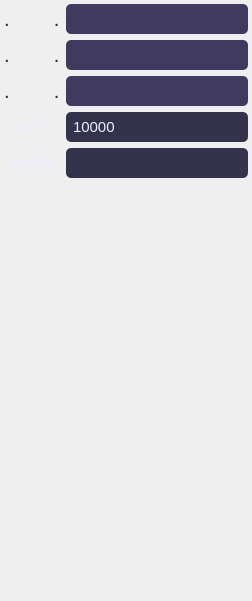
               <widget class="QWidget" name="UtilitiesPage">
                <property name="geometry">
                 <rect>
                  <x>0</x>
                  <y>0</y>
                  <width>252</width>
                  <height>601</height>
                 </rect>
                </property>
                <attribute name="label">
                 <string>Table / Utilities</string>
                </attribute>
                <layout class="QVBoxLayout" name="verticalLayout_10">
                 <property name="leftMargin">
                  <number>2</number>
                 </property>
                 <property name="topMargin">
                  <number>2</number>
                 </property>
                 <property name="rightMargin">
                  <number>2</number>
                 </property>
                 <property name="bottomMargin">
                  <number>2</number>
                 </property>
                 <item>
                  <widget class="QWidget" name="widget_14" native="true">
                   <property name="styleSheet">
                    <string notr="true"/>
                   </property>
                   <layout class="QFormLayout" name="formLayout">
                    <property name="leftMargin">
                     <number>2</number>
                    </property>
                    <property name="topMargin">
                     <number>2</number>
                    </property>
                    <property name="rightMargin">
                     <number>2</number>
                    </property>
                    <property name="bottomMargin">
                     <number>2</number>
                    </property>
                    <item row="0" column="0">
                     <widget class="QLabel" name="DBLabel">
                      <property name="sizePolicy">
                       <sizepolicy hsizetype="Preferred" vsizetype="Preferred">
                        <horstretch>0</horstretch>
                        <verstretch>0</verstretch>
                       </sizepolicy>
                      </property>
                      <property name="font">
                       <font>
                        <pointsize>-1</pointsize>
                       </font>
                      </property>
                      <property name="styleSheet">
                       <string notr="true">QLabel{
	background-image: url(:/LavendarIcons/Lavendarfeather/database.svg);
	background-repeat: no-repeat;
	background-position: center;
	color: rgb(42, 38, 62);
	font-size:20px;
}</string>
                      </property>
                      <property name="text">
                       <string>.        .</string>
                      </property>
                     </widget>
                    </item>
                    <item row="0" column="1">
                     <widget class="QComboBox" name="DBComboBox">
                      <property name="font">
                       <font>
                        <family>Arial</family>
                        <pointsize>-1</pointsize>
                       </font>
                      </property>
                      <property name="styleSheet">
                       <string notr="true">QComboBox {
	background-color: rgb(64, 58, 95); /* Set your desired background color */
    color: rgb(238, 236, 255);/* Set your desired text color */
	font-family: Arial;
	font-size: 15px; /* Set your desired font size */
	border-style: none;
    /*border: 1px solid #CCCCCC; Set your desired border style */
    border-radius: 5px; /* Set your desired border radius */
    padding: 5px; /* Set your desired padding */
}

QComboBox QAbstractItemView {
	background-color: rgb(64, 58, 95); /* Set your desired background color */
    color: rgb(238, 236, 255);
	selection-background-color: rgb(147, 121, 182);
}

QComboBox::drop-down {
	
    border: none;
    subcontrol-origin: padding;
    subcontrol-position: right;
    width: 20px; /* Set the width of the dropdown arrow */
}

QComboBox::down-arrow {
	image: url(:/LavendarIcons/Lavendarfeather/chevron-down.svg); /* Set the image for the dropdown arrow */
    width: 20px; /* Set the width of the dropdown arrow image */
    height: 15px; /* Set the height of the dropdown arrow image */
}</string>
                      </property>
                     </widget>
                    </item>
                    <item row="2" column="0">
                     <widget class="QLabel" name="SchemaLabel">
                      <property name="font">
                       <font>
                        <pointsize>-1</pointsize>
                       </font>
                      </property>
                      <property name="styleSheet">
                       <string notr="true">QLabel{
	background-image: url(:/LavendarIcons/Lavendarfeather/trello.svg);
	background-repeat: no-repeat;
	background-position: center;
	color: rgb(42, 38, 62);
	font-size:20px;
}</string>
                      </property>
                      <property name="text">
                       <string>.        .</string>
                      </property>
                     </widget>
                    </item>
                    <item row="2" column="1">
                     <widget class="QComboBox" name="SchemaComboBox">
                      <property name="font">
                       <font>
                        <family>Arial</family>
                        <pointsize>-1</pointsize>
                       </font>
                      </property>
                      <property name="styleSheet">
                       <string notr="true">QComboBox {
	background-color: rgb(64, 58, 95); /* Set your desired background color */
    color: rgb(238, 236, 255);/* Set your desired text color */
	font-family: Arial;
	font-size: 15px; /* Set your desired font size */
	border-style: none;
    /*border: 1px solid #CCCCCC; Set your desired border style */
    border-radius: 5px; /* Set your desired border radius */
    padding: 5px; /* Set your desired padding */
}

QComboBox QAbstractItemView {
	background-color: rgb(64, 58, 95); /* Set your desired background color */
    color: rgb(238, 236, 255);
	selection-background-color: rgb(147, 121, 182);
}

QComboBox::drop-down {
	
    border: none;
    subcontrol-origin: padding;
    subcontrol-position: right;
    width: 20px; /* Set the width of the dropdown arrow */
}

QComboBox::down-arrow {
	image: url(:/LavendarIcons/Lavendarfeather/chevron-down.svg); /* Set the image for the dropdown arrow */
    width: 20px; /* Set the width of the dropdown arrow image */
    height: 15px; /* Set the height of the dropdown arrow image */
}</string>
                      </property>
                     </widget>
                    </item>
                    <item row="4" column="0">
                     <widget class="QLabel" name="TableLabel">
                      <property name="sizePolicy">
                       <sizepolicy hsizetype="Preferred" vsizetype="Preferred">
                        <horstretch>0</horstretch>
                        <verstretch>0</verstretch>
                       </sizepolicy>
                      </property>
                      <property name="font">
                       <font>
                        <pointsize>-1</pointsize>
                       </font>
                      </property>
                      <property name="styleSheet">
                       <string notr="true">QLabel{
	background-image: url(:/LavendarIcons/Lavendarfeather/table.svg);
	background-repeat: no-repeat;
	background-position: center;
	color: rgb(42, 38, 62);
	font-size:20px;
}</string>
                      </property>
                      <property name="text">
                       <string>.        .</string>
                      </property>
                     </widget>
                    </item>
                    <item row="4" column="1">
                     <widget class="QComboBox" name="TableComboBox">
                      <property name="font">
                       <font>
                        <family>Arial</family>
                        <pointsize>-1</pointsize>
                       </font>
                      </property>
                      <property name="styleSheet">
                       <string notr="true">QComboBox {
	background-color: rgb(64, 58, 95); /* Set your desired background color */
    color: rgb(238, 236, 255);/* Set your desired text color */
	font-family: Arial;
	font-size: 15px; /* Set your desired font size */
	border-style: none;
    /*border: 1px solid #CCCCCC; Set your desired border style */
    border-radius: 5px; /* Set your desired border radius */
    padding: 5px; /* Set your desired padding */
}

QComboBox QAbstractItemView {
	background-color: rgb(64, 58, 95); /* Set your desired background color */
    color: rgb(238, 236, 255);
	selection-background-color: rgb(147, 121, 182);
}

QComboBox::drop-down {
	
    border: none;
    subcontrol-origin: padding;
    subcontrol-position: right;
    width: 20px; /* Set the width of the dropdown arrow */
}

QComboBox::down-arrow {
	image: url(:/LavendarIcons/Lavendarfeather/chevron-down.svg); /* Set the image for the dropdown arrow */
    width: 20px; /* Set the width of the dropdown arrow image */
    height: 15px; /* Set the height of the dropdown arrow image */
}</string>
                      </property>
                     </widget>
                    </item>
                    <item row="7" column="0">
                     <widget class="QLabel" name="TopRowsLabel">
                      <property name="font">
                       <font>
                        <family>Arial</family>
                        <pointsize>-1</pointsize>
                       </font>
                      </property>
                      <property name="styleSheet">
                       <string notr="true">QLabel{
	color: rgb(238, 236, 255);/* Set your desired text color */
	font-family: Arial;
	font-size: 15px; /* Set your desired font size */
	}</string>
                      </property>
                      <property name="text">
                       <string> Limit:</string>
                      </property>
                     </widget>
                    </item>
                    <item row="7" column="1">
                     <widget class="QLineEdit" name="TopRowsLineEdit">
                      <property name="sizePolicy">
                       <sizepolicy hsizetype="Preferred" vsizetype="Fixed">
                        <horstretch>0</horstretch>
                        <verstretch>0</verstretch>
                       </sizepolicy>
                      </property>
                      <property name="font">
                       <font>
                        <family>Arial</family>
                        <pointsize>-1</pointsize>
                       </font>
                      </property>
                      <property name="styleSheet">
                       <string notr="true">QLineEdit{
	background-color: rgb(53, 50, 76);/* Set your desired background color */
	color: rgb(238, 236, 255);/* Set your desired text color */
	font-family: Arial;
	font-size: 15px; /* Set your desired font size */
	border-style: none;
	/*border: 1px solid #CCCCCC;  Set your desired border style */
	border-radius: 5px; /* Set your desired border radius */
	padding: 5px; /* Set your desired padding */
	}</string>
                      </property>
                      <property name="text">
                       <string>10000</string>
                      </property>
                     </widget>
                    </item>
                    <item row="9" column="0">
                     <widget class="QLabel" name="NullAsLabel">
                      <property name="font">
                       <font>
                        <family>Arial</family>
                        <pointsize>-1</pointsize>
                       </font>
                      </property>
                      <property name="styleSheet">
                       <string notr="true">QLabel{
	color: rgb(238, 236, 255);/* Set your desired text color */
	font-family: Arial;
	font-size: 15px; /* Set your desired font size */
	}</string>
                      </property>
                      <property name="text">
                       <string> Null As:</string>
                      </property>
                     </widget>
                    </item>
                    <item row="9" column="1">
                     <widget class="QLineEdit" name="NullAsLineEdit">
                      <property name="sizePolicy">
                       <sizepolicy hsizetype="Preferred" vsizetype="Fixed">
                        <horstretch>0</horstretch>
                        <verstretch>0</verstretch>
                       </sizepolicy>
                      </property>
                      <property name="font">
                       <font>
                        <family>Arial</family>
                        <pointsize>-1</pointsize>
                       </font>
                      </property>
                      <property name="styleSheet">
                       <string notr="true">QLineEdit{
	background-color: rgb(53, 50, 76);/* Set your desired background color */
	color: rgb(238, 236, 255);/* Set your desired text color */
	font-family: Arial;
	font-size: 15px; /* Set your desired font size */
	border-style: none;
	/*border: 1px solid #CCCCCC;  Set your desired border style */
	border-radius: 5px; /* Set your desired border radius */
	padding: 5px; /* Set your desired padding */
	}</string>
                      </property>
                      <property name="text">
                       <string/>
                      </property>
                     </widget>
                    </item>
                   </layout>
                  </widget>
                 </item>
                </layout>
               </widget>
